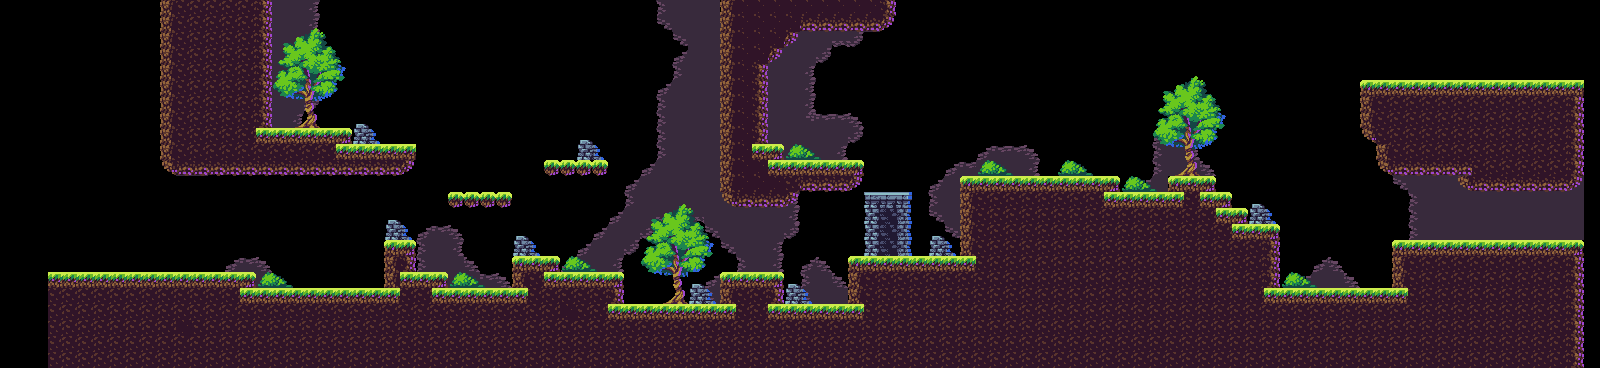

A level layout from a 2D game, rendered from its tile map. Below: a short description, then the map file with tile-grid data replaced by summaries:
An orthogonal 100x23 tile map with 16x16 px tiles, 3 tile layers (Tile Layer 2, Tile Layer 3, Tile Layer 1), 2 tilesets and 67 objects (26x Coins, 2x Heart, 2x Platform, Player, Checkpoint, ...).

<map version="1.10" tiledversion="1.11.2" orientation="orthogonal" renderorder="right-down" width="100" height="23" tilewidth="16" tileheight="16" infinite="0" nextlayerid="7" nextobjectid="111">
 <tileset firstgid="1" source="Game2D.tsx" />
 <tileset firstgid="49" source="Decors.tsx" />
 <layer id="2" name="Tile Layer 2" width="100" height="23">
  <data>[2300 cells, 337 non-empty, 16 distinct tile ids]</data>
 </layer>
 <layer id="6" name="Tile Layer 3" width="100" height="23">
  <data>[2300 cells, 236 non-empty, 59 distinct tile ids]</data>
 </layer>
 <layer id="1" name="Tile Layer 1" width="100" height="23">
  <data>[2300 cells, 954 non-empty, 11 distinct tile ids]</data>
 </layer>
 <objectgroup id="4" name="SpawnPoints" class="Player" opacity="0.9">
  <object id="4" name="Player" type="Player" x="272" y="256" width="32" height="32" />
  <object id="65" type="Checkpoint" x="1392" y="176" width="64" height="64" />
  <object id="76" name="Coins" type="Coins" x="452" y="180" width="8" height="8" />
  <object id="89" name="Coins" type="Coins" x="724" y="260" width="8" height="8" />
  <object id="94" name="Coins" type="Coins" x="996" y="100" width="8" height="8" />
  <object id="85" name="Heart" type="Heart" x="292" y="116" width="8" height="8" />
  <object id="78" name="Coins" type="Coins" x="468" y="180" width="8" height="8" />
  <object id="88" name="Coins" type="Coins" x="740" y="260" width="8" height="8" />
  <object id="95" name="Coins" type="Coins" x="1012" y="100" width="8" height="8" />
  <object id="79" name="Coins" type="Coins" x="484" y="180" width="8" height="8" />
  <object id="87" name="Coins" type="Coins" x="756" y="260" width="8" height="8" />
  <object id="96" name="Coins" type="Coins" x="1028" y="100" width="8" height="8" />
  <object id="80" name="Coins" type="Coins" x="500" y="180" width="8" height="8" />
  <object id="86" name="Coins" type="Coins" x="772" y="260" width="8" height="8" />
  <object id="97" name="Coins" type="Coins" x="1044" y="100" width="8" height="8" />
  <object id="84" type="Shuriken" x="432" y="96" width="32" height="32">
   <properties>
    <property name="isVertical" type="bool" value="false" />
    <property name="offNeg" type="float" value="4" />
    <property name="offPos" type="float" value="4" />
   </properties>
  </object>
  <object id="90" name="Coins" type="Coins" x="356" y="132" width="8" height="8" />
  <object id="91" name="Coins" type="Coins" x="372" y="132" width="8" height="8" />
  <object id="92" name="Coins" type="Coins" x="388" y="132" width="8" height="8" />
  <object id="93" name="Coins" type="Coins" x="404" y="132" width="8" height="8" />
  <object id="98" name="Coins" type="Coins" x="1060" y="100" width="8" height="8" />
  <object id="99" name="Coins" type="Coins" x="1076" y="100" width="8" height="8" />
  <object id="100" name="Coins" type="Coins" x="1220" y="180" width="8" height="8" />
  <object id="101" name="Coins" type="Coins" x="1236" y="196" width="8" height="8" />
  <object id="102" name="Coins" type="Coins" x="1252" y="212" width="8" height="8" />
  <object id="103" name="Coins" type="Coins" x="708" y="116" width="8" height="8" />
  <object id="104" name="Coins" type="Coins" x="708" y="132" width="8" height="8" />
  <object id="105" name="Coins" type="Coins" x="708" y="148" width="8" height="8" />
  <object id="106" name="Coins" type="Coins" x="708" y="164" width="8" height="8" />
  <object id="107" name="Coins" type="Coins" x="708" y="180" width="8" height="8" />
  <object id="110" name="Heart" type="Heart" x="788" y="148" width="8" height="8" />
 </objectgroup>
 <objectgroup id="5" name="Collisions">
  <object id="5" x="160" y="0" width="112" height="176" />
  <object id="6" x="160" y="176" width="16" height="192" />
  <object id="7" x="176" y="272" width="80" height="96" />
  <object id="8" x="256" y="288" width="128" height="80" />
  <object id="9" x="384" y="240" width="32" height="128" />
  <object id="10" x="416" y="272" width="32" height="96" />
  <object id="11" x="448" y="288" width="64" height="80" />
  <object id="12" x="512" y="256" width="48" height="112" />
  <object id="13" x="560" y="272" width="64" height="96" />
  <object id="14" x="624" y="304" width="96" height="64" />
  <object id="15" x="720" y="272" width="64" height="96" />
  <object id="16" x="784" y="304" width="64" height="64" />
  <object id="17" x="272" y="128" width="80" height="48" />
  <object id="18" x="352" y="144" width="64" height="32" />
  <object id="19" type="Platform" x="448" y="192" width="64" height="16" />
  <object id="20" type="Platform" x="544" y="160" width="64" height="16" />
  <object id="22" x="848" y="256" width="112" height="112" />
  <object id="23" x="960" y="176" width="160" height="192" />
  <object id="25" x="1120" y="192" width="48" height="176" />
  <object id="27" x="1168" y="176" width="48" height="192" />
  <object id="28" x="1216" y="192" width="16" height="176" />
  <object id="29" x="1232" y="208" width="16" height="160" />
  <object id="30" x="1248" y="224" width="32" height="144" />
  <object id="31" x="1280" y="288" width="304" height="80" />
  <object id="32" x="1392" y="256" width="192" height="32" />
  <object id="33" x="1392" y="240" width="192" height="16" />
  <object id="34" x="1360" y="80" width="80" height="64" />
  <object id="36" x="1376" y="144" width="96" height="32" />
  <object id="37" x="720" y="0" width="48" height="208" />
  <object id="39" x="768" y="192" width="32" height="16" />
  <object id="40" x="768" y="144" width="16" height="16" />
  <object id="41" x="768" y="0" width="128" height="32" />
  <object id="42" x="768" y="32" width="32" height="16" />
  <object id="45" x="768" y="48" width="16" height="16" />
  <object id="50" x="1456" y="176" width="16" height="64" />
  <object id="73" x="768" y="160" width="96" height="32" />
 </objectgroup>
</map>
